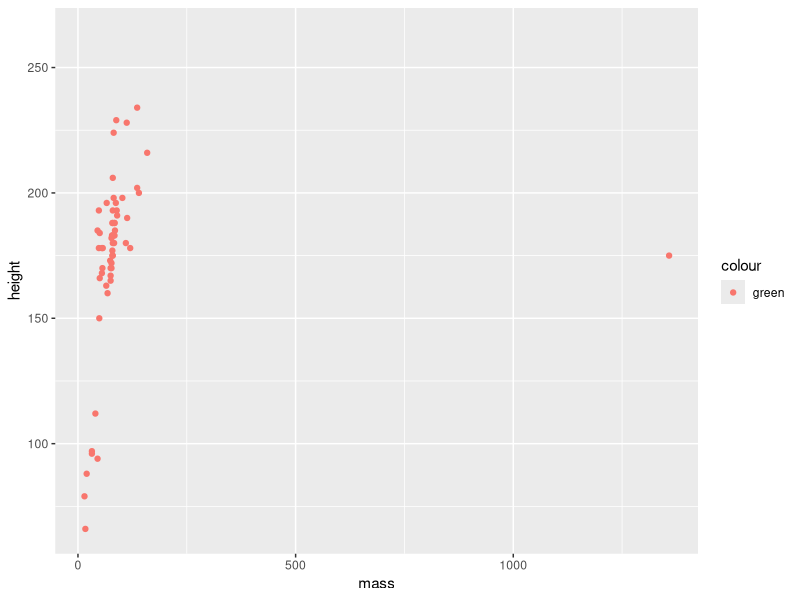

Recreate this plot in R.
## ---- chunk 1
knitr::opts_chunk$set(echo = TRUE)
library(tidyverse)
## ---- chunk 2
ggplot(data = starwars, aes(x = mass, y = height)) + 
  geom_point(aes(color = "green"))
